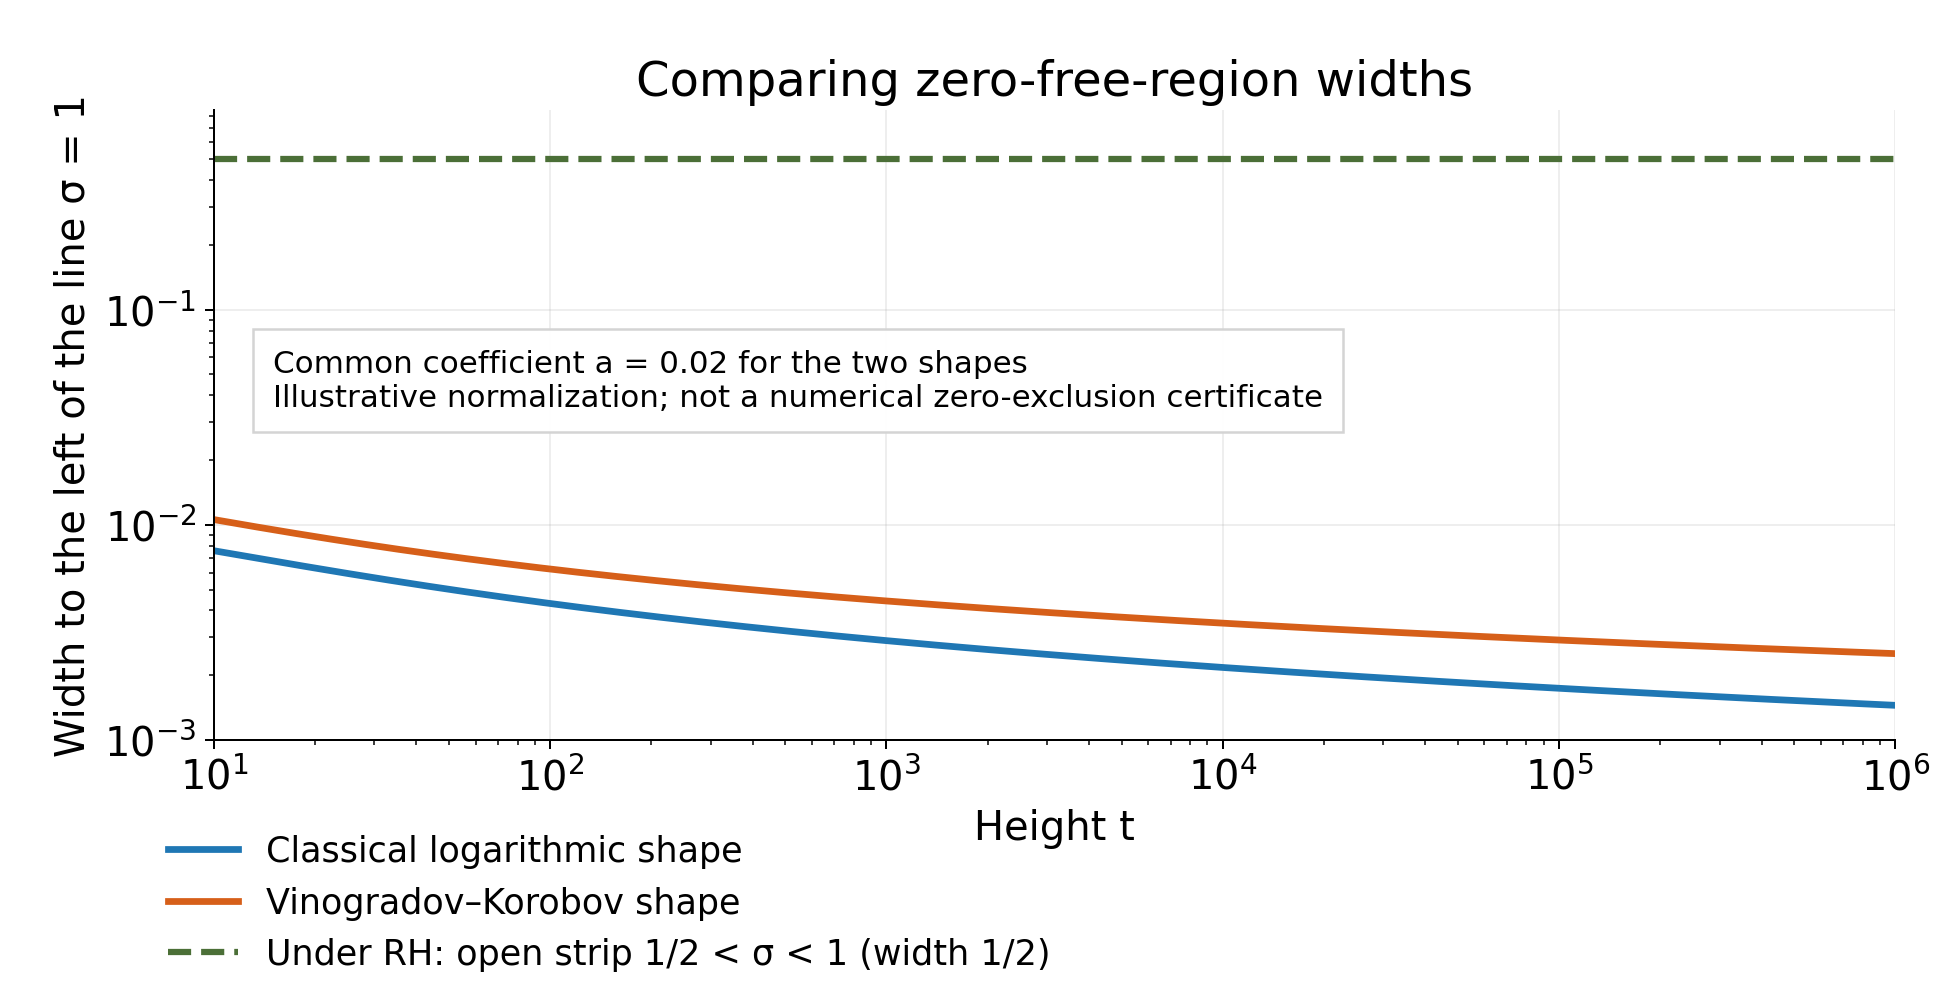

Python code for this plot:
"""Original comparison of zero-free-region shapes; CC0 1.0.

The common a=0.02 is illustrative, not a certified zero-free constant.
The RH width is conditional and its boundary line is not zero-free.
"""
from pathlib import Path
import json
import numpy as np
import matplotlib
matplotlib.use('Agg')
import matplotlib.pyplot as plt

here=Path(__file__).resolve().parent
t=np.geomspace(10,1_000_000,700)
l=np.log(t+4)
a=0.02
classical=a/l
vk=a/(l**(2/3)*np.log(l)**(1/3))
plt.rcParams.update({'font.size':16,'axes.spines.top':False,
                     'axes.spines.right':False,'font.family':'DejaVu Sans'})
fig,ax=plt.subplots(figsize=(10.8,5.6))
ax.loglog(t,classical,color='#1f77b4',lw=2.7,label='Classical logarithmic shape')
ax.loglog(t,vk,color='#d65f19',lw=2.7,
          label='Vinogradov–Korobov shape')
ax.loglog(t,np.full_like(t,0.5),color='#4b6f37',lw=2.5,ls='--',
          label='Under RH: open strip 1/2 < σ < 1 (width 1/2)')
ax.set_xlim(10,1_000_000)
ax.set_ylim(0.001,0.85)
ax.set_xlabel('Height t')
ax.set_ylabel('Width to the left of the line σ = 1')
ax.set_title('Comparing zero-free-region widths')
ax.grid(which='major',alpha=0.21)
ax.text(0.035,0.62,'Common coefficient a = 0.02 for the two shapes\nIllustrative normalization; not a numerical zero-exclusion certificate',
        transform=ax.transAxes,fontsize=12.4,va='top',
        bbox={'facecolor':'white','edgecolor':'#d2d2d2','alpha':0.95,'pad':8})
handles,labels=ax.get_legend_handles_labels()
fig.legend(handles,labels,loc='lower left',bbox_to_anchor=(0.07,0.004),
           frameon=False,fontsize=14)
fig.subplots_adjust(left=0.11,right=0.975,top=0.89,bottom=0.265)
fig.savefig(here/'region_widths.png',dpi=180,facecolor='white')
plt.close(fig)
values={'coefficient':a,'height_interval':[10,1_000_000],
        'classical_at_million':float(classical[-1]),
        'vk_at_million':float(vk[-1]),
        'ratio_at_million':float(vk[-1]/classical[-1]),
        'rh_width':0.5,'status':'Illustrative shapes, RH conditional; not certified numerical constants.'}
(here/'region_widths.json').write_text(json.dumps(values,indent=2)+'\n',encoding='utf-8')
print(json.dumps(values))
